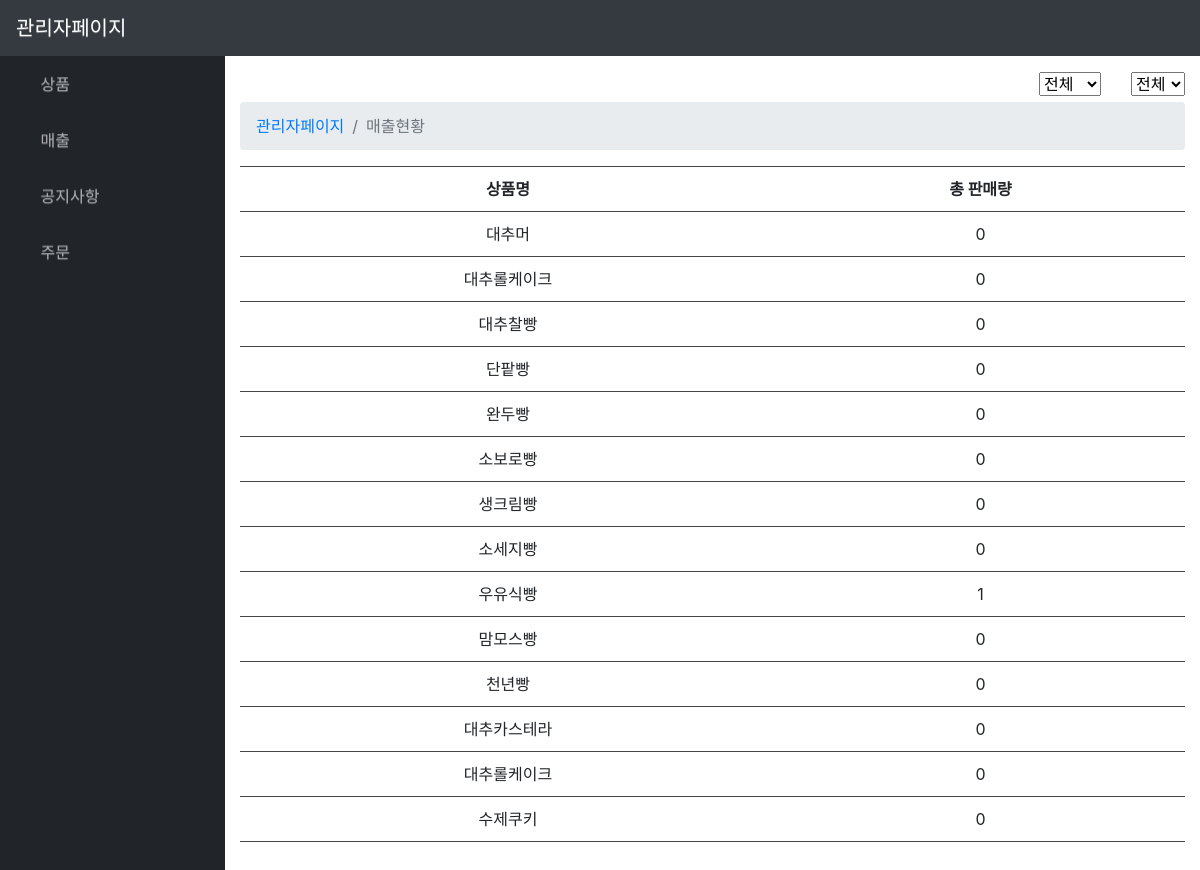
The app's page /manage/manage_Sales_Status/ (signed in), older data.
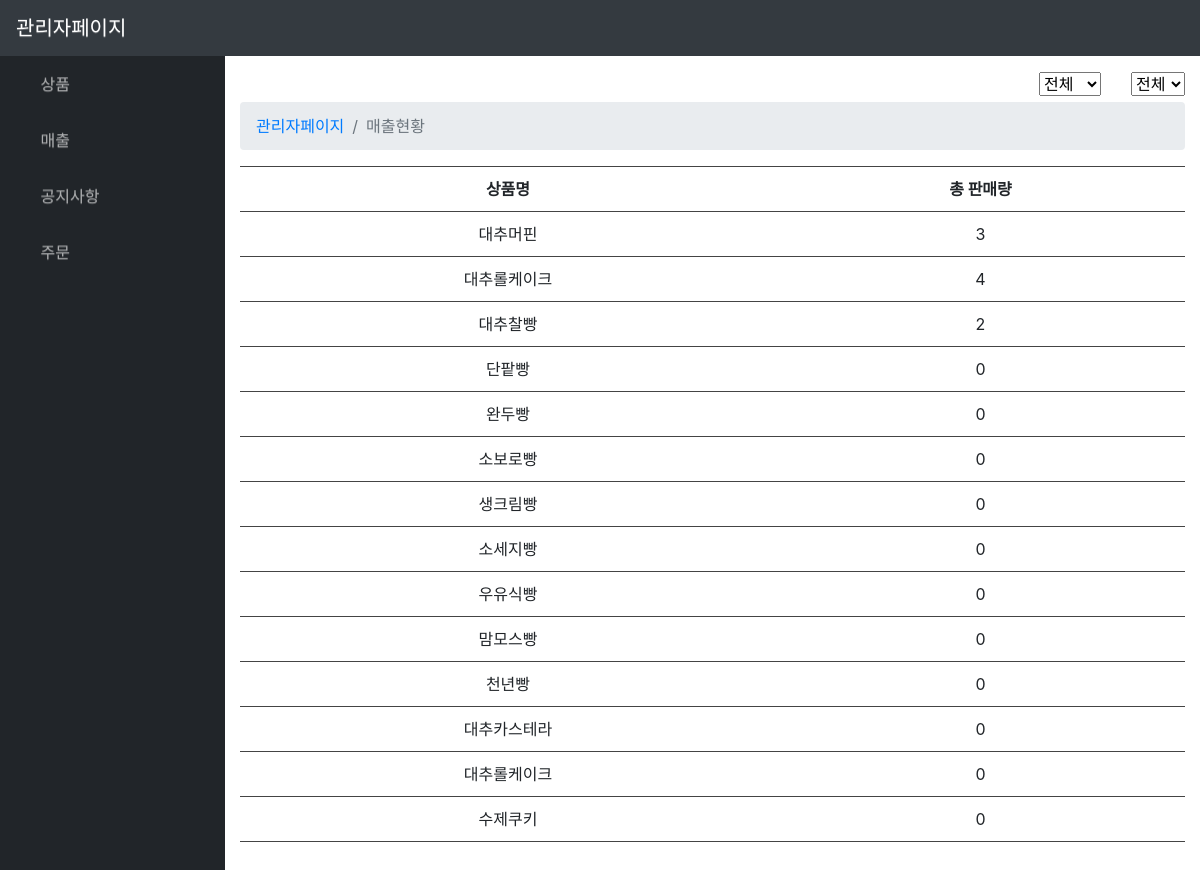
The same page, newer data.
### boeun_bread/models.py (models this page shows, shortened)
class Product(models.Model):
    PRODUCT_KIND =(
        ('1','제빵'),
        ('2','제과'),
        ('3','선물세트'),
    )
    P_img        = models.ImageField(upload_to="bread_img/",null=True,blank=True)
    P_name       = models.CharField(max_length=50)
    P_price      = models.IntegerField(default=0)
    P_nutrition  = models.TextField(null=True, blank=True)
    P_info       = models.TextField(null=True, blank=True)
    P_sales      = models.IntegerField(default=0) # 판매량
    P_newProduct = models.BooleanField(default=False) #True : 신제품
    P_kind       = models.CharField(max_length=1,choices=PRODUCT_KIND) #상품종류

### boeun_bread/views.py (the view)
# urls.py: path('manage/manage_Sales_Status/',views.manage_Sales_Status,name="manage_Sales_Status"),
@login_required
def manage_Sales_Status(request):
    prod = Product.objects.all()
    return render(request, 'manage/manage_Sales_Status.html',{'prod':prod})

### boeun_bread/templates/manage/manage_Sales_Status.html (shortened to what this page needs)
{% extends 'manage/manage_base.html'%}
{% load extra %}
{% block manage_content %}
<div style="float:right;">
  <select id="month">
    <option value="0">전체</option>
  </select>
</div>
<div style="float:right; margin-right:30px;">
  <select id="year">
    <option value="0">전체</option>
  </select>
</div>
<div id="pre_page">
  {% include 'manage/manage_Sales_Status_table.html' %}
</div>
{% endblock %}

### boeun_bread/templates/manage/manage_Sales_Status_table.html (shortened to what this page needs)
<div style="padding-top:30px;">
<ol class="breadcrumb">
    <li class="breadcrumb-item">
        <a href="{% url 'boeun_bread:manage' %}">관리자페이지</a>
    </li>
    <li class="breadcrumb-item active">매출현황</li>
</ol>
<div style="text-align:center;">
<table>
  <tr>
    <th>상품명</th>
    <th>총 판매량</th>
  </tr>
  {% for prod in prod %}
  <tr>
    <td>{{prod.P_name}}</td>
    <td>{{prod.P_sales}}</td>
  </tr>
  {% endfor %}
</table>
</div>
</div>

Row changes from the older to the newer data that the page shows:
changed Product: P_name "대추머" → "대추머핀"; P_sales "0" → "3"
changed Product (number 2 of 14 on the later page): P_sales "0" → "4"
changed Product "대추찰빵": P_sales "0" → "2"
changed Product "우유식빵": P_sales "1" → "0"
